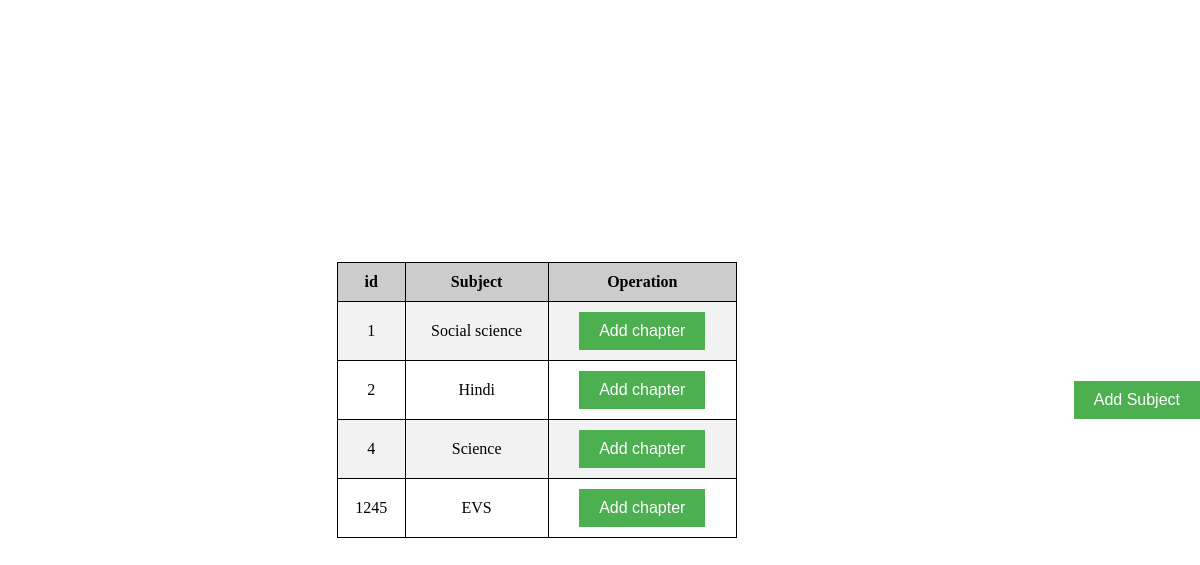
Screenshot of /subject/subject.php with the database file from the repository.
### tables this page shows
CREATE TABLE `subject` (
  `id` int NOT NULL,
  `subjectname` varchar(20) NOT NULL
);

### subject/subject.php (the view, shortened to what this page needs)
<?php
$connection = mysqli_connect('localhost','root','root','portal');
$query = "SELECT * from subject";
$result = mysqli_query($connection,$query);
if(mysqli_num_rows($result)>0){
?>
  <table class="my-table">
    <tr>
      <th>id</th>
      <th>Subject</th>
      <th>Operation</th>
    </tr>
    <?php
    while($row = mysqli_fetch_assoc($result)){
    ?>
      <tr>
        <td><?php echo $row['id'];?></td>
        <td><?php echo $row['subjectname'];?></td>
        <td>
          <button><a href="subjectedit.php?in=<?php echo $row['id']?>">Add chapter</a></button>
        </td>
      </tr>
    <?php
    }
  }
  ?>
</table>
<!DOCTYPE html>
<html lang="en">
<head>
</head>
<body>
<button><a href="subjectadd.php">Add Subject</a></button>
</body>
</html>

### subject/subject.php (style rules this page uses)
body { display: flex; justify-content: center; align-items: center; height: 100vh; margin: 0; }
button { padding: 10px 20px; font-size: 16px; background-color: #4CAF50; color: white; border: none; cursor: pointer; }
button a { text-decoration: none; color: white; }
.my-table { border-collapse: collapse; width: 400px; margin: 10px auto; }
.my-table th, .my-table td { border: 1px solid black; padding: 10px; text-align: center; }
.my-table th { background-color: #ccc; }
.my-table tr:nth-child(even) { background-color: #f2f2f2; }

### rows the page displays
subject: id "1", subjectname "Social science"
subject: id "2", subjectname "Hindi"
subject: id "4", subjectname "Science"
subject: id "1245", subjectname "EVS"
